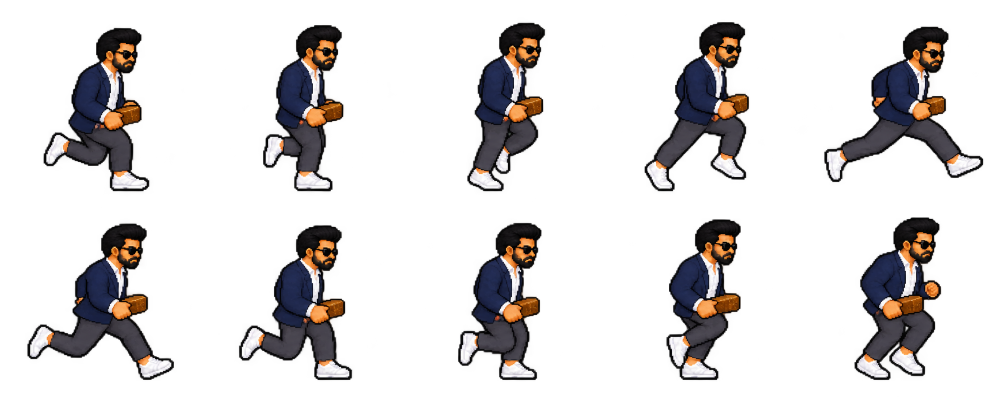
#> input picture prompts/gomelo-panela-run-source.png, 1983 x 793 px (shown at 1/2 size)
$ python prepare-student-kicks.py ../prompts/gomelo-panela-run-source.png
#> lines starting #> are read from the running program, lines starting #| are printed output that depends on the picture; after the words box and inside, x2 and y2 are one past the last pixel; in counts of white or black regions, pixels touching at a corner belong together
"""Separate ImageGen's twenty poses and preserve a shared body scale and support-foot pivot."""
from pathlib import Path
import sys
from PIL import Image

root = Path(__file__).resolve().parents[1]
source = Image.open(sys.argv[1]).convert('RGBA')
#> source is the input picture: PIL image 1983x793 RGBA; mean R, G, B, A 19, 16.3, 16.2, 52.3
# Match the student's runtime chroma-spill cleanup in spriteSheets.js.
rgba=bytearray(source.tobytes())
for i in range(0,len(rgba),4):
    high,low=max(rgba[i:i+3]),min(rgba[i:i+3])
    if high>=180 and low<=25 and (high-low)/high>=.9:
        rgba[i+3]=0
#> this loop made 1572519 passes
#> i on passes 2 to 4: 4, 8, 12
source=Image.frombytes('RGBA',source.size,bytes(rgba))
w,h = source.size
#> w = 1983; h = 793
alpha = bytearray(source.getchannel('A').point(lambda a:255 if a>64 else 0).tobytes())
poses = []
for seed in range(w*h):
    if not alpha[seed]:
        continue
    queue = [seed]
    alpha[seed] = 0
    left=right=seed%w
    top=bottom=seed//w
    for p in queue:
        x,y=p%w,p//w
        left,right,top,bottom=min(left,x),max(right,x),min(top,y),max(bottom,y)
        for n in ([p-1] if x else [])+([p+1] if x<w-1 else [])+([p-w] if y else [])+([p+w] if y<h-1 else []):
            if alpha[n]:
                alpha[n]=0
                queue.append(n)
    if len(queue)>2000:
        mask=Image.new('L',(right-left+1,bottom-top+1))
        pixels=mask.load()
        for p in queue:
            pixels[p%w-left,p//w-top]=255
        person=source.crop((left,top,right+1,bottom+1))
        person.putalpha(mask)
        poses.append((left,top,person))
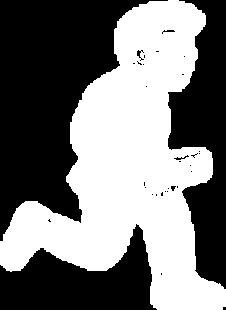
#> mask: PIL image 226x310 L; 47.2% white; 1 white region, box (x1, y1, x2, y2) and area: (0, 0, 226, 310) 33050
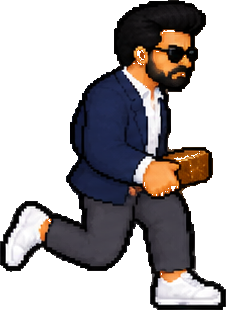
#> person: PIL image 226x310 RGBA; mean R, G, B, A 42.2, 36.6, 36.5, 120.3; transparent parts drawn white
#> after the loop, poses = 10 items
#> (the run stopped early here; a loop or call above may not have finished)
